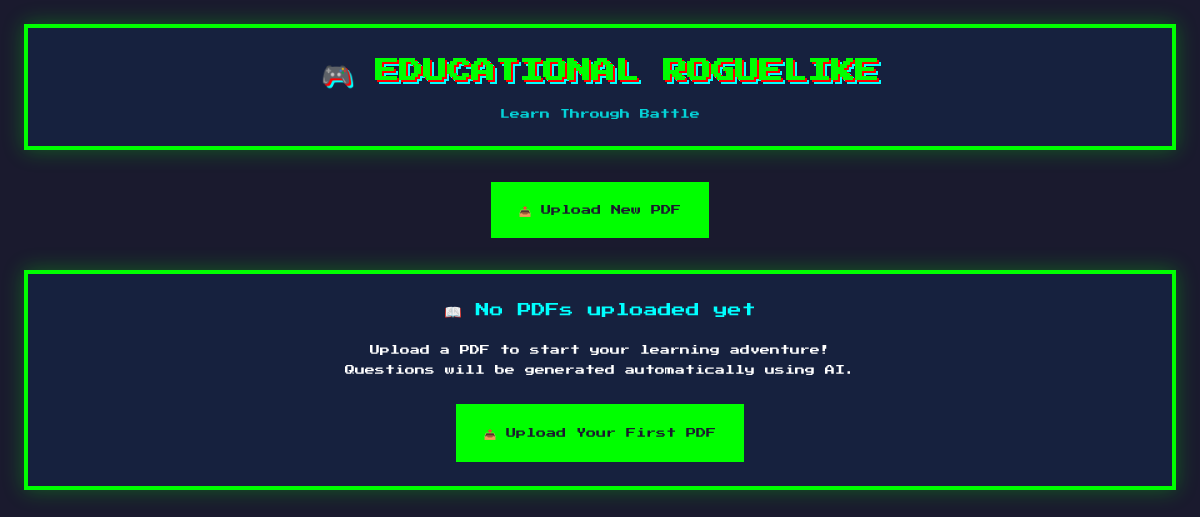
Before: / with the older database file.
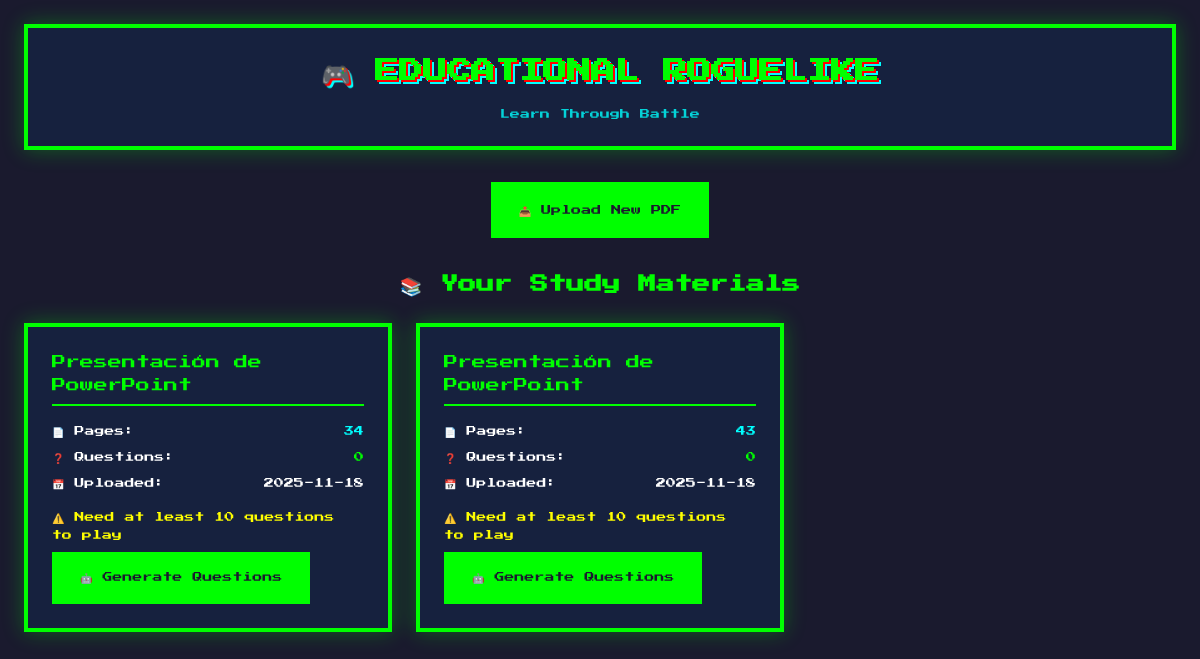
After: the same page with the newer database file.
### tables this page shows
CREATE TABLE pdfs (
                    id INTEGER PRIMARY KEY AUTOINCREMENT,
                    filename TEXT NOT NULL,
                    filepath TEXT NOT NULL UNIQUE,
                    title TEXT,
                    upload_date TIMESTAMP DEFAULT CURRENT_TIMESTAMP,
                    num_pages INTEGER,
                    total_chars INTEGER,
                    processed BOOLEAN DEFAULT FALSE,
                    processing_date TIMESTAMP
                );

### app.py (the view)
@app.route('/')
def index():
    pdfs = pdf_manager.get_all_pdfs()
    for pdf in pdfs:
        pdf['question_count'] = question_manager.get_question_count(pdf['id'])
        pdf['ready_to_play'] = pdf['question_count'] >= config.MIN_QUESTIONS_TO_START
    return render_template('index.html', pdfs=pdfs)

### database.py (called while the page is built)
    @contextmanager
    def get_connection(self):
        conn = sqlite3.connect(self.db_path)
        conn.row_factory = sqlite3.Row  # Return rows as dictionaries
        try:
            yield conn
            conn.commit()
        except Exception as e:
            conn.rollback()
            raise e
        finally:
            conn.close()

    def get_all_pdfs(self) -> List[Dict]:
        with self.db.get_connection() as conn:
            cursor = conn.cursor()
            cursor.execute('SELECT * FROM pdfs ORDER BY upload_date DESC')
            return [dict(row) for row in cursor.fetchall()]

    def get_question_count(self, pdf_id: int) -> int:
        with self.db.get_connection() as conn:
            cursor = conn.cursor()
            cursor.execute('''
                SELECT COUNT(*) as count FROM questions WHERE pdf_id = ?
            ''', (pdf_id,))
            return cursor.fetchone()['count']

### templates/index.html (shortened to what this page needs)
<!DOCTYPE html>
<html lang="en">
<head>
    <link rel="stylesheet" href="{{ url_for('static', filename='css/pixel-style.css') }}">
</head>
<body>
    <div class="container">
        <div class="page-header">
            <h1 class="page-title">🎮 EDUCATIONAL ROGUELIKE</h1>
            <p class="page-subtitle">Learn Through Battle</p>
        </div>
        <div class="text-center mb-xl">
            <a href="/upload" class="btn btn-primary">📤 Upload New PDF</a>
        </div>
        {% if pdfs %}
        <h2 class="text-center text-primary mb-lg">📚 Your Study Materials</h2>
        <div class="card-grid">
            {% for pdf in pdfs %}
            <div class="card">
                <div class="card-title">{{ pdf.title }}</div>
                <div class="card-content">
                    <div class="character-stat">
                        <span>📄 Pages:</span>
                        <span class="text-accent">{{ pdf.num_pages }}</span>
                    </div>
                    <div class="character-stat">
                        <span>❓ Questions:</span>
                        <span class="text-primary">{{ pdf.question_count }}</span>
                    </div>
                    <div class="character-stat">
                        <span>📅 Uploaded:</span>
                        <span>{{ pdf.upload_date[:10] }}</span>
                    </div>
                    {% if pdf.ready_to_play %}
                    <div class="btn-group mt-md">
                        <a href="/game/{{ pdf.id }}" class="btn btn-primary">⚔️ Play</a>
                        <a href="/stats/{{ pdf.id }}" class="btn btn-secondary">📊 Stats</a>
                    </div>
                    {% else %}
                    <div class="mt-md">
                        <p class="text-warning" style="font-size: 10px;">
                            ⚠️ Need at least 10 questions to play
                        </p>
                        <button
                            onclick="generateQuestions({{ pdf.id }})"
                            class="btn btn-primary mt-sm"
                            id="gen-btn-{{ pdf.id }}">
                            🤖 Generate Questions
                        </button>
                    </div>
                    {% endif %}
                </div>
            </div>
            {% endfor %}
        </div>
        {% else %}
        <div class="card text-center">
            <div class="card-content">
                <p class="text-accent mb-md" style="font-size: 14px;">
                    📖 No PDFs uploaded yet
                </p>
                <p style="font-size: 10px; line-height: 2;">
                    Upload a PDF to start your learning adventure!<br>
                    Questions will be generated automatically using AI.
                </p>
                <a href="/upload" class="btn btn-primary mt-lg">📤 Upload Your First PDF</a>
            </div>
        </div>
        {% endif %}
    </div>
</body>
</html>

### static/css/pixel-style.css (style rules this page uses)
:root { --color-primary: #00ff00; --color-secondary: #ff00ff; --color-accent: #00ffff; --color-warning: #ffff00; --color-danger: #ff0000; --color-background: #1a1a2e; --color-surface: #16213e; --color-text: #ffffff; --color-border: #00ff00; --color-shadow: rgba(0, 255, 0, 0.3); --color-hp-high: #00ff00; --color-hp-medium: #ffff00; --color-hp-low: #ff8800; --color-hp-critical: #ff0000; --spacing-xs: 4px; --spacing-sm: 8px; --spacing-md: 16px; --spacing-lg: 24px; --spacing-xl: 32px; --border-width: 4px; --border-radius: 0px; --animation-fast: 200ms; --animation-medium: 400ms; --animation-slow: 600ms; --pixel-size: 4px; }
* { margin: 0; padding: 0; box-sizing: border-box; }
body { font-family: 'Press Start 2P', cursive; background-color: var(--color-background); color: var(--color-text); line-height: 1.6; font-size: 12px; image-rendering: pixelated; image-rendering: -moz-crisp-edges; image-rendering: crisp-edges; overflow-x: hidden; }
body::before { content: ''; position: fixed; top: 0; left: 0; right: 0; bottom: 0; background: linear-gradient(90deg, transparent 98%, var(--color-primary) 98%), linear-gradient(0deg, transparent 98%, var(--color-primary) 98%); background-size: 20px 20px; opacity: 0.03; z-index: -1; animation: gridScroll 20s linear infinite; }
.container { max-width: 1200px; margin: 0 auto; padding: var(--spacing-lg); }
.page-header { text-align: center; margin-bottom: var(--spacing-xl); padding: var(--spacing-lg); border: var(--border-width) solid var(--color-border); background-color: var(--color-surface); box-shadow: 0 0 20px var(--color-shadow); animation: fadeInDown 0.6s ease-out; }
.page-title { font-size: 24px; color: var(--color-primary); text-shadow: 2px 2px 0 var(--color-danger), 4px 4px 0 var(--color-accent); animation: titleGlitch 3s ease-in-out infinite; margin-bottom: var(--spacing-md); }
.page-subtitle { font-size: 10px; color: var(--color-accent); opacity: 0.8; }
.character-stat { display: flex; justify-content: space-between; margin: var(--spacing-sm) 0; font-size: 10px; }
.btn { padding: var(--spacing-md) var(--spacing-lg); border: var(--border-width) solid var(--color-border); background-color: var(--color-surface); color: var(--color-text); font-family: 'Press Start 2P', cursive; font-size: 10px; cursor: pointer; transition: all var(--animation-fast); position: relative; text-decoration: none; display: inline-block; text-align: center; }
.btn-primary { background-color: var(--color-primary); border-color: var(--color-primary); color: var(--color-background); }
.card { border: var(--border-width) solid var(--color-border); background-color: var(--color-surface); padding: var(--spacing-lg); margin-bottom: var(--spacing-lg); box-shadow: 0 0 20px var(--color-shadow); transition: transform var(--animation-fast); }
.card-title { font-size: 14px; color: var(--color-primary); margin-bottom: var(--spacing-md); padding-bottom: var(--spacing-sm); border-bottom: 2px solid var(--color-border); }
.card-content { font-size: 10px; line-height: 1.8; }
.card-grid { display: grid; grid-template-columns: repeat(auto-fill, minmax(300px, 1fr)); gap: var(--spacing-lg); }
.text-center { text-align: center; }
.text-primary { color: var(--color-primary); }
.text-accent { color: var(--color-accent); }
.text-warning { color: var(--color-warning); }
.mb-lg { margin-bottom: var(--spacing-lg); }
.mb-xl { margin-bottom: var(--spacing-xl); }
.mt-sm { margin-top: var(--spacing-sm); }
.mt-md { margin-top: var(--spacing-md); }

Changed rows visible on the page:
added pdfs: title "Presentación de PowerPoint", num_pages "34", question_count "0", upload_date "2025-11-18"
added pdfs: title "Presentación de PowerPoint", num_pages "43", question_count "0", upload_date "2025-11-18"
Other visible differences:
text no longer shown: "📖 No PDFs uploaded yet Upload a PDF to start your learning adventure! Questions will be generated automatically using AI. 📤 Upload Your First PDF"
text now shown: "📚 Your Study Materials"
